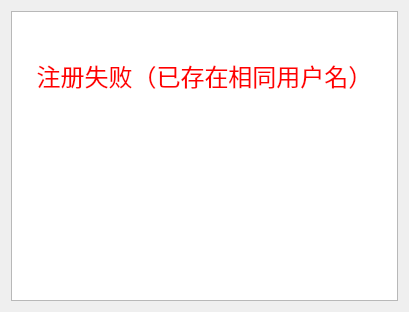
<?xml version="1.0" encoding="UTF-8"?>
<ui version="4.0">
 <class>Dialog</class>
 <widget class="QDialog" name="Dialog">
  <property name="geometry">
   <rect>
    <x>0</x>
    <y>0</y>
    <width>409</width>
    <height>312</height>
   </rect>
  </property>
  <property name="windowTitle">
   <string>Dialog</string>
  </property>
  <layout class="QVBoxLayout" name="verticalLayout">
   <item>
    <widget class="QTextBrowser" name="textBrowser">
     <property name="html">
      <string>&lt;!DOCTYPE HTML PUBLIC &quot;-//W3C//DTD HTML 4.0//EN&quot; &quot;http://www.w3.org/TR/REC-html40/strict.dtd&quot;&gt;
&lt;html&gt;&lt;head&gt;&lt;meta name=&quot;qrichtext&quot; content=&quot;1&quot; /&gt;&lt;style type=&quot;text/css&quot;&gt;
p, li { white-space: pre-wrap; }
&lt;/style&gt;&lt;/head&gt;&lt;body style=&quot; font-family:'SimSun'; font-size:9pt; font-weight:400; font-style:normal;&quot;&gt;
&lt;p align=&quot;center&quot; style=&quot;-qt-paragraph-type:empty; margin-top:0px; margin-bottom:0px; margin-left:0px; margin-right:0px; -qt-block-indent:0; text-indent:0px;&quot;&gt;&lt;br /&gt;&lt;/p&gt;
&lt;p align=&quot;center&quot; style=&quot;-qt-paragraph-type:empty; margin-top:0px; margin-bottom:0px; margin-left:0px; margin-right:0px; -qt-block-indent:0; text-indent:0px; font-size:18pt;&quot;&gt;&lt;br /&gt;&lt;/p&gt;
&lt;p align=&quot;center&quot; style=&quot; margin-top:0px; margin-bottom:0px; margin-left:0px; margin-right:0px; -qt-block-indent:0; text-indent:0px;&quot;&gt;&lt;span style=&quot; font-size:18pt; color:#ff0000;&quot;&gt;注册失败（已存在相同用户名）&lt;/span&gt;&lt;/p&gt;&lt;/body&gt;&lt;/html&gt;</string>
     </property>
    </widget>
   </item>
  </layout>
 </widget>
 <resources/>
 <connections/>
</ui>
